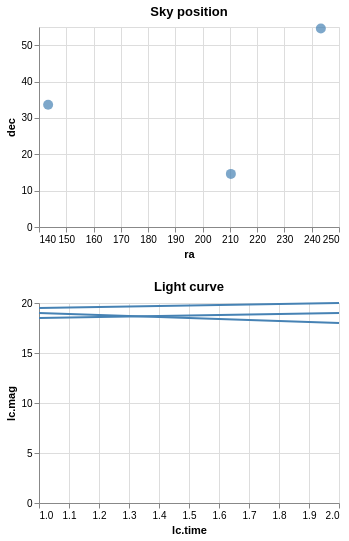

Vega-Lite specification for this chart:
### Vega specification from a JSON file in a GitHub repository (floating-point values rounded to 4 significant figures)
{"$schema": "https://vega.github.io/schema/vega/v6.json", "description": "Show a line chart corresponding to selected points.", "background": "white", "padding": 5, "width": 300, "data": [{"name": "pts_store"}, {"name": "source_0", "values": [{"id": "001", "ra": 243.3, "dec": "+54.6", "lc": [{"time": 1, "mag": 18.5}, {"time": 2, "mag": 19}]}, {"id": "002", "ra": 210.3, "dec": "+14.6", "lc": [{"time": 1, "mag": 19.5}, {"time": 2, "mag": 20}]}, {"id": "003", "ra": 143.3, "dec": "+33.6", "lc": [{"time": 1, "mag": 19}, {"time": 2, "mag": 18}]}]}, {"name": "data_0", "source": "source_0", "transform": [{"type": "flatten", "fields": ["lc"], "as": ["lc"]}, {"type": "formula", "expr": "datum[\"lc\"] && datum[\"lc\"][\"time\"]", "as": "lc.time"}, {"type": "formula", "expr": "datum[\"lc\"] && datum[\"lc\"][\"mag\"]", "as": "lc.mag"}]}, {"name": "data_1", "source": "data_0", "transform": [{"type": "aggregate", "groupby": ["ra", "dec", "id"], "ops": [], "fields": [], "as": []}, {"type": "filter", "expr": "isValid(datum[\"ra\"]) && isFinite(+datum[\"ra\"]) && isValid(datum[\"dec\"]) && isFinite(+datum[\"dec\"])"}]}, {"name": "data_2", "source": "data_0", "transform": [{"type": "filter", "expr": "!length(data(\"pts_store\")) || vlSelectionTest(\"pts_store\", datum)"}]}], "signals": [{"name": "childHeight", "value": 200}, {"name": "unit", "value": {}, "on": [{"events": "pointermove", "update": "isTuple(group()) ? group() : unit"}]}, {"name": "pts", "update": "vlSelectionResolve(\"pts_store\", \"union\", true, true)"}], "layout": {"padding": 20, "columns": 1, "bounds": "full", "align": "each"}, "marks": [{"type": "group", "name": "concat_0_group", "title": {"text": "Sky position", "frame": "group"}, "style": "cell", "encode": {"update": {"width": {"signal": "width"}, "height": {"signal": "childHeight"}}}, "signals": [{"name": "pts_tuple", "on": [{"events": [{"source": "scope", "type": "click"}], "update": "datum && item().mark.marktype !== 'group' && indexof(item().mark.role, 'legend') < 0 && indexof(['line', 'trail', 'area'], item().mark.marktype) < 0 ? {unit: \"concat_0\", fields: pts_tuple_fields, values: [(item().isVoronoi ? datum.datum : datum)[\"id\"]]} : null", "force": true}, {"events": [{"source": "view", "type": "dblclick"}], "update": "null"}]}, {"name": "pts_tuple_fields", "value": [{"type": "E", "field": "id"}]}, {"name": "pts_toggle", "value": false, "on": [{"events": [{"source": "scope", "type": "click"}], "update": "event.shiftKey"}, {"events": [{"source": "view", "type": "dblclick"}], "update": "false"}]}, {"name": "pts_modify", "on": [{"events": {"signal": "pts_tuple"}, "update": "modify(\"pts_store\", pts_toggle ? null : pts_tuple, pts_toggle ? null : true, pts_toggle ? pts_tuple : null)"}]}], "marks": [{"name": "concat_0_marks", "type": "symbol", "style": ["circle"], "interactive": true, "from": {"data": "data_1"}, "encode": {"update": {"opacity": {"value": 0.7}, "cursor": {"value": "pointer"}, "fill": [{"test": "!length(data(\"pts_store\")) || vlSelectionTest(\"pts_store\", datum)", "value": "steelblue"}, {"value": "grey"}], "ariaRoleDescription": {"value": "circle"}, "description": {"signal": "\"ra: \" + (format(datum[\"ra\"], \"\")) + \"; dec: \" + (format(datum[\"dec\"], \"\"))"}, "x": {"scale": "concat_0_x", "field": "ra"}, "y": {"scale": "concat_0_y", "field": "dec"}, "size": {"value": 100}, "shape": {"value": "circle"}}}}], "axes": [{"scale": "concat_0_x", "orient": "bottom", "gridScale": "concat_0_y", "grid": true, "tickCount": {"signal": "ceil(width/40)"}, "domain": false, "labels": false, "aria": false, "maxExtent": 0, "minExtent": 0, "ticks": false, "zindex": 0}, {"scale": "concat_0_y", "orient": "left", "gridScale": "concat_0_x", "grid": true, "tickCount": {"signal": "ceil(childHeight/40)"}, "domain": false, "labels": false, "aria": false, "maxExtent": 0, "minExtent": 0, "ticks": false, "zindex": 0}, {"scale": "concat_0_x", "orient": "bottom", "grid": false, "title": "ra", "labelFlush": true, "labelOverlap": true, "tickCount": {"signal": "ceil(width/40)"}, "zindex": 0}, {"scale": "concat_0_y", "orient": "left", "grid": false, "title": "dec", "labelOverlap": true, "tickCount": {"signal": "ceil(childHeight/40)"}, "zindex": 0}]}, {"type": "group", "name": "concat_1_group", "title": {"text": "Light curve", "frame": "group"}, "style": "cell", "encode": {"update": {"width": {"signal": "width"}, "height": {"signal": "childHeight"}}}, "marks": [{"name": "concat_1_pathgroup", "type": "group", "from": {"facet": {"name": "faceted_path_concat_1_main", "data": "data_2", "groupby": ["id"]}}, "encode": {"update": {"width": {"field": {"group": "width"}}, "height": {"field": {"group": "height"}}}}, "marks": [{"name": "concat_1_marks", "type": "line", "style": ["line"], "sort": {"field": "x"}, "interactive": false, "from": {"data": "faceted_path_concat_1_main"}, "encode": {"update": {"stroke": {"value": "steelblue"}, "description": {"signal": "\"lc.time: \" + (format(datum[\"lc.time\"], \"\")) + \"; lc.mag: \" + (format(datum[\"lc.mag\"], \"\")) + \"; id: \" + (isValid(datum[\"id\"]) ? isArray(datum[\"id\"]) ? join(datum[\"id\"], ' ') : datum[\"id\"] : \"\"+datum[\"id\"])"}, "x": {"scale": "concat_1_x", "field": "lc\\.time"}, "y": {"scale": "concat_1_y", "field": "lc\\.mag"}, "defined": {"signal": "isValid(datum[\"lc.time\"]) && isFinite(+datum[\"lc.time\"]) && isValid(datum[\"lc.mag\"]) && isFinite(+datum[\"lc.mag\"])"}}}}]}], "axes": [{"scale": "concat_1_x", "orient": "bottom", "gridScale": "concat_1_y", "grid": true, "tickCount": {"signal": "ceil(width/40)"}, "domain": false, "labels": false, "aria": false, "maxExtent": 0, "minExtent": 0, "ticks": false, "zindex": 0}, {"scale": "concat_1_y", "orient": "left", "gridScale": "concat_1_x", "grid": true, "tickCount": {"signal": "ceil(childHeight/40)"}, "domain": false, "labels": false, "aria": false, "maxExtent": 0, "minExtent": 0, "ticks": false, "zindex": 0}, {"scale": "concat_1_x", "orient": "bottom", "grid": false, "title": "lc.time", "labelFlush": true, "labelOverlap": true, "tickCount": {"signal": "ceil(width/40)"}, "zindex": 0}, {"scale": "concat_1_y", "orient": "left", "grid": false, "title": "lc.mag", "labelOverlap": true, "tickCount": {"signal": "ceil(childHeight/40)"}, "zindex": 0}]}], "scales": [{"name": "concat_0_x", "type": "linear", "domain": {"data": "data_1", "field": "ra"}, "range": [0, {"signal": "width"}], "zero": false, "nice": true}, {"name": "concat_0_y", "type": "linear", "domain": {"data": "data_1", "field": "dec"}, "range": [{"signal": "childHeight"}, 0], "nice": true, "zero": true}, {"name": "concat_1_x", "type": "linear", "domain": {"data": "data_2", "field": "lc\\.time"}, "range": [0, {"signal": "width"}], "zero": false, "nice": true}, {"name": "concat_1_y", "type": "linear", "domain": {"data": "data_2", "field": "lc\\.mag"}, "range": [{"signal": "childHeight"}, 0], "nice": true, "zero": true}]}
